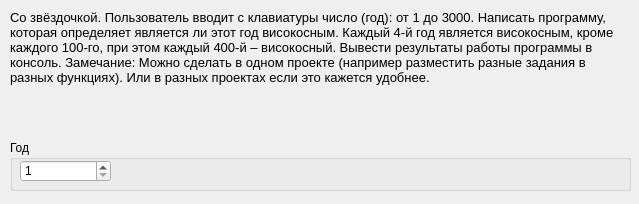
<?xml version="1.0" encoding="UTF-8"?>
<ui version="4.0">
 <class>ex4Widget</class>
 <widget class="QWidget" name="ex4Widget">
  <property name="geometry">
   <rect>
    <x>0</x>
    <y>0</y>
    <width>639</width>
    <height>204</height>
   </rect>
  </property>
  <property name="windowTitle">
   <string>Задание 5</string>
  </property>
  <widget class="QLabel" name="label">
   <property name="geometry">
    <rect>
     <x>10</x>
     <y>10</y>
     <width>621</width>
     <height>121</height>
    </rect>
   </property>
   <property name="font">
    <font>
     <family>Arial</family>
     <pointsize>10</pointsize>
    </font>
   </property>
   <property name="text">
    <string>Со звёздочкой. Пользователь вводит с клавиатуры число (год): от 1 до 3000. Написать программу, которая определяет является ли этот год високосным. Каждый 4-й год является високосным, кроме каждого 100-го, при этом каждый 400-й – високосный. Вывести результаты работы программы в консоль. Замечание: Можно сделать в одном проекте (например разместить разные задания в разных функциях). Или в разных проектах если это кажется удобнее.</string>
   </property>
   <property name="alignment">
    <set>Qt::AlignLeading|Qt::AlignLeft|Qt::AlignTop</set>
   </property>
   <property name="wordWrap">
    <bool>true</bool>
   </property>
  </widget>
  <widget class="QGroupBox" name="groupBox">
   <property name="geometry">
    <rect>
     <x>10</x>
     <y>140</y>
     <width>621</width>
     <height>51</height>
    </rect>
   </property>
   <property name="title">
    <string>Год</string>
   </property>
   <widget class="QSpinBox" name="spinBox">
    <property name="geometry">
     <rect>
      <x>10</x>
      <y>20</y>
      <width>91</width>
      <height>22</height>
     </rect>
    </property>
    <property name="minimum">
     <number>1</number>
    </property>
    <property name="maximum">
     <number>3000</number>
    </property>
   </widget>
   <widget class="QLabel" name="resultLabel">
    <property name="geometry">
     <rect>
      <x>116</x>
      <y>22</y>
      <width>481</width>
      <height>16</height>
     </rect>
    </property>
    <property name="text">
     <string/>
    </property>
   </widget>
  </widget>
 </widget>
 <resources/>
 <connections/>
</ui>
